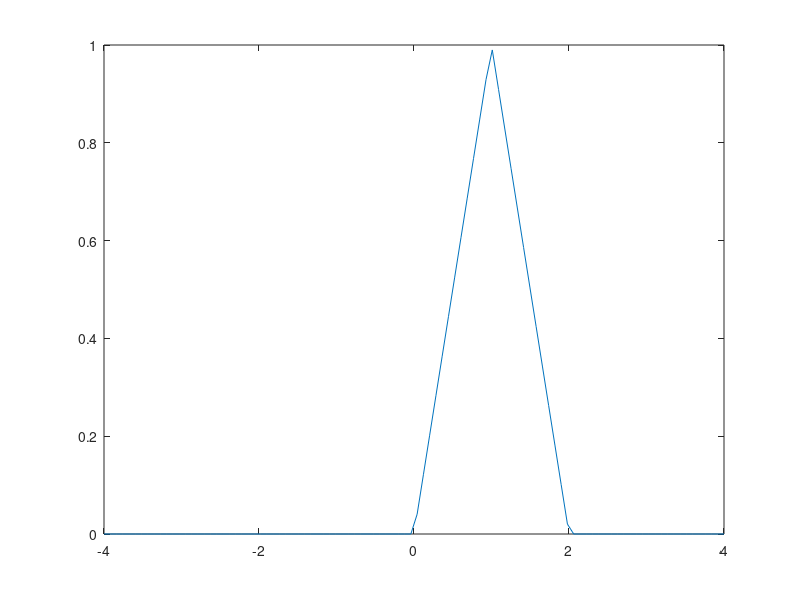

MATLAB code for this plot:
x=linspace(-4,4);
N = length(x);


for j = 1:N
    if x(j) >= 0 && x(j) <= 1
        f(j) = x(j);
    elseif x(j) >= 1 && x(j) < 2
        f(j) = 2 - x(j);
    else
        f(j) = 0;
    end
end
plot(x,f)